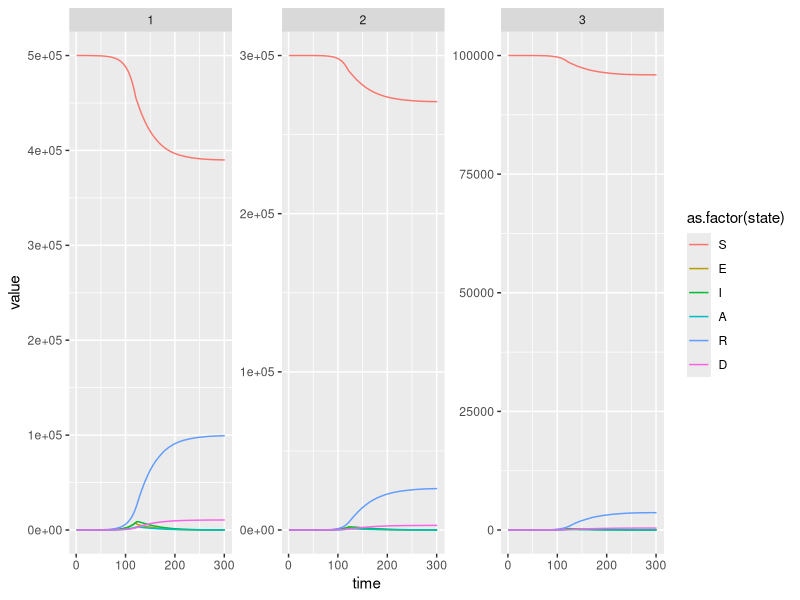
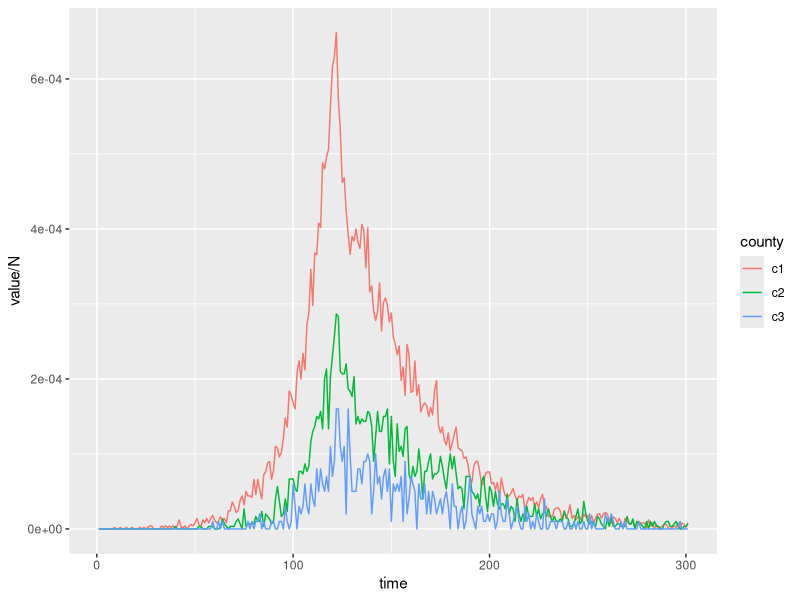

These figures' R source, in order:
library(magrittr)
library(tidyverse)

states <- matrix(c(500000, 5, 0, 0, 0, 0,
                   300000, 0, 0, 0, 0, 0,
                   100000, 0, 0, 0, 0, 0), nrow=3, byrow = T)

N <- rowSums(states)
r <- matrix(c(0.9, 0.05, 0.01,
              0.05, 0.7, 0.01,
              0.01, 0.01, 0.5), nrow = 3, byrow = T)
Tt <- 300

params <- list()
params <- within(params,
                 {
                   alpha0 <- 0.0
                   alphar <- 0.35
                   omega <- 0.5
                   chi <- 0.3
                   deltaI <- 1/8
                   deltaA <- 1/6
                   betaI <- 0.7
                   betaA <- 1-betaI
                   eta <- 0.02
                   pdet <- 0.2
                 })

rmnom <- function (size, prob) sapply(size, function (x) rmultinom(1, x, prob))

calc_d <- function (states, N, params, r) {
  out <- with(
    params,
    {
      Alpha <- diag(alpha0, 3, 3) + alphar * r
      dS <- (- states[,1] / N * (Alpha %*% (states[,3] + omega * states[,4]))) %>%
        as.vector
      dE <- - dS - chi * states[,2]
      dI <- chi * betaI * states[,2] - (eta + deltaI) * states[,3]
      dA <- chi * betaA * states[,2] - deltaA * states[,4]
      dR <- deltaI * states[,3] + deltaA * states[,4]
      dD <- eta * states[,3]
      
      cbind(dS, dE, dI, dA, dR, dD)
    }
  )
  
  return(out)
}

calc_ds <- function (states, N, params, r) {
  out <- with(
    params,
    {
      cc <- length(N)
      Alpha <- diag(alpha0, 3, 3) + alphar * r
      dSo <- (states[,1] / N * (Alpha %*% (states[,3] + omega * states[,4]))) %>%
        as.vector
      dS <- - rpois(cc, dSo)
      
      dEo <- rbinom(cc, states[,2], chi)
      dE <- - dS - dEo
      
      dIi <- rbinom(cc, dEo, betaI)
      if(any(is.na(states[,3]))) {
        tmp <- matrix(NA, 3, 3)
      } else {
        tmp <- rmnom(states[,3], c(eta, deltaI, 1 - eta - deltaI))
      }
      
      dIoD <- tmp[1,]
      dIoR <- tmp[2,]
      dI <- dIi - dIoD - dIoR
      
      dAi <- dEo - dIi
      dAo <- rbinom(cc, states[,4], deltaA)
      dA <- dAi - dAo
      
      dR <- dIoR + dAo
      dD <- dIoD
      
      cbind(dS, dE, dI, dA, dR, dD, dIi)
    }
  )
  
  return(out)
}


update_states <- function(states, N, params, r) {
  d <- calc_ds(states, N, params, r)
  dIi <- d[,7]
  d <- d[,-7]
  states <- states + d
  
  return(list(states, dIi))
}

sim_SEIARD <- function (pars, r) {
  params <- within(params,
                   {
                     alpha0 <- pars[1]
                     alphar <- pars[2]
                     omega <- pars[3]
                     chi <- pars[4]
                     deltaI <- pars[5]
                     deltaA <- pars[6]
                     betaI <- pars[7]
                     eta <- pars[8]
                     pdet <- pars[9]
                   })
  
  states <- matrix(c(500000, 5, 0, 0, 0, 0,
                     300000, 0, 0, 0, 0, 0,
                     100000, 0, 0, 0, 0, 0), nrow=3, byrow = T)
  
  arr <- array(NA, c(3, 6, Tt+1),
               dimnames = list(NULL, c("S", "E", "I", "A", "R", "D")))
  arr[,,1] <- states
  obs <- matrix(NA, Tt+1, 3)
  obs[1,] <- rep(0, 3)
  for (i in 1:Tt) {
    if (i > 120) {
      tmp <- update_states(states, N, params, r/2)
    } else {
      tmp <- update_states(states, N, params, r)
    }
    # tmp <- update_states(states, N, params, r)
    dIi <- tmp[[2]]
    states <- tmp[[1]]
    obs[i+1,] <- rbinom(length(dIi), dIi, params$pdet)
    arr[,,i+1] <- states
  }

  return(list(arr, obs))
}

pars <- c(0, 0.35, 0.5, 0.3, 1/8, 1/6, 0.7, 0.02, 0.2)
mod <- sim_SEIARD(pars, r)
arr <- mod[[1]]
obs <- mod[[2]]

arr_df <- data.table::as.data.table(arr)
colnames(arr_df) <- c("county", "state", "time", "value")
arr_df$state <- factor(arr_df$state, levels = c("S", "E", "I", "A", "R", "D"))

ggplot(arr_df) +
  geom_line(aes(x=time, y=value, colour=as.factor(state))) +
  facet_wrap(~county, scales = "free_y")

obs_df <- data.table::as.data.table(obs)
colnames(obs_df) <- c("c1", "c2", "c3")
obs_df$time <- 1:nrow(obs_df)
obs_df <- pivot_longer(obs_df, -time, names_to = "county", values_to = "value")

ggplot(obs_df) +
  geom_line(aes(x=time, y=value/N, colour=county))